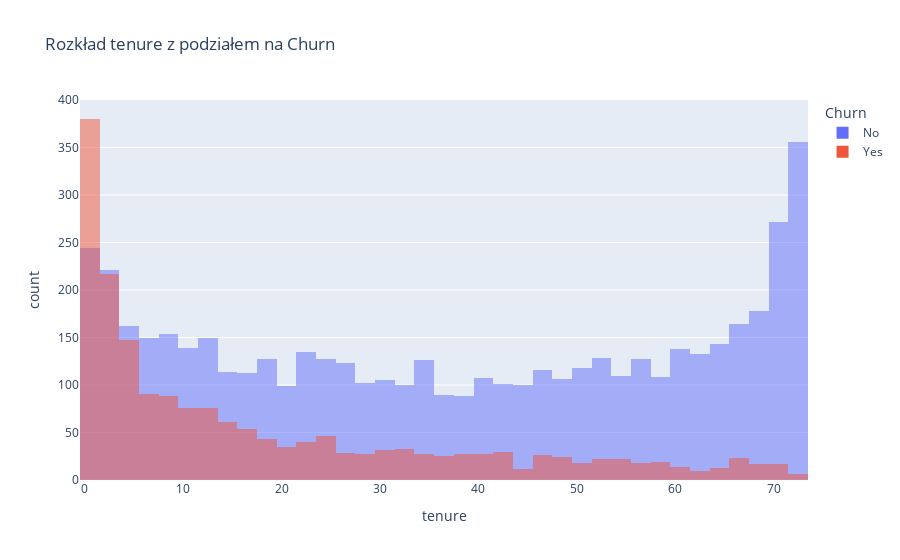

Notebook source saved alongside this figure:
### Code cell
fig = px.histogram(
    df,
    x="tenure",
    color="Churn",
    nbins=40,
    barmode="overlay",
    title="Rozkład tenure z podziałem na Churn"
)
fig.show()

### Figure 1 — Plotly figure (JSON) as saved in the notebook; plotly's stock layout.template omitted (floating-point values rounded to 4 significant figures; data arrays with more than 128 entries replaced by an {"elided": "..."} marker saying what was removed)
{"data": [{"bingroup": "x", "hovertemplate": "Churn=No<br>tenure=%{x}<br>count=%{y}<extra></extra>", "legendgroup": "No", "marker": {"color": "#636efa", "opacity": 0.5, "pattern": {"shape": ""}}, "name": "No", "nbinsx": 40, "orientation": "v", "showlegend": true, "type": "histogram", "x": {"elided": "5174 int values"}, "xaxis": "x", "yaxis": "y"}, {"bingroup": "x", "hovertemplate": "Churn=Yes<br>tenure=%{x}<br>count=%{y}<extra></extra>", "legendgroup": "Yes", "marker": {"color": "#EF553B", "opacity": 0.5, "pattern": {"shape": ""}}, "name": "Yes", "nbinsx": 40, "orientation": "v", "showlegend": true, "type": "histogram", "x": {"elided": "1869 int values"}, "xaxis": "x", "yaxis": "y"}], "layout": {"barmode": "overlay", "legend": {"title": {"text": "Churn"}, "tracegroupgap": 0}, "title": {"text": "Rozkład tenure z podziałem na Churn"}, "xaxis": {"anchor": "y", "domain": [0, 1], "title": {"text": "tenure"}}, "yaxis": {"anchor": "x", "domain": [0, 1], "title": {"text": "count"}}}}
